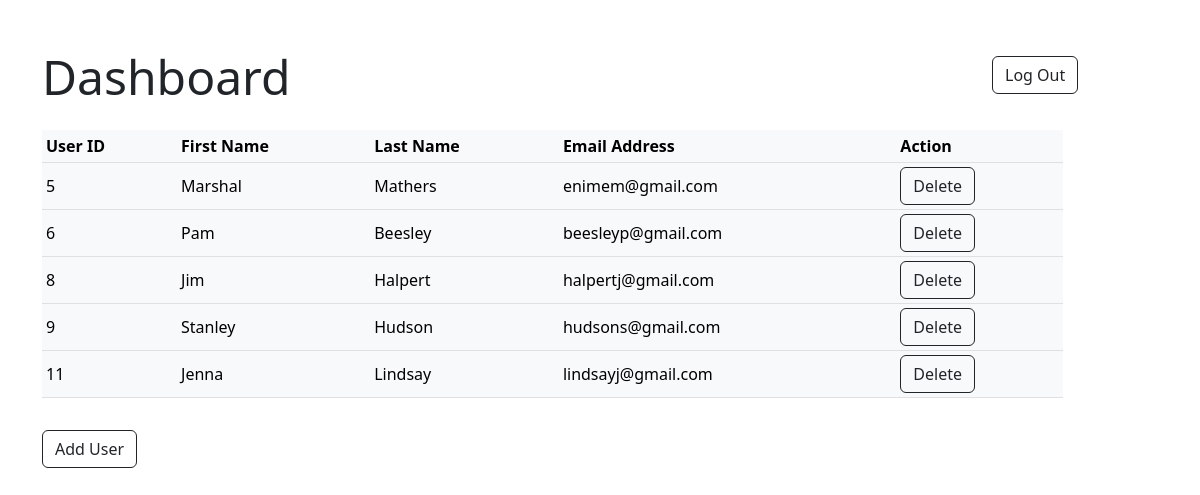
The page /content/index.php (signed in) on the database its author committed.
### tables this page shows
CREATE TABLE `Users` (
  `UserID` int(11) NOT NULL,
  `FirstName` varchar(100) NOT NULL,
  `LastName` varchar(100) NOT NULL,
  `EmailAddress` varchar(100) NOT NULL,
  `Password` varchar(100) NOT NULL
);

### content/index.php (the view, shortened to what this page needs)
<!DOCTYPE html>
<html lang="en">
    <head>
        <link href="https://cdn.jsdelivr.net/npm/bootstrap@5.3.0-alpha1/dist/css/bootstrap.min.css" rel="stylesheet">
        <link rel="stylesheet" href="./css/styles.css">
    </head>
    <body>
        <?php
            require('../include/database.inc.php');
            $Query = "SELECT *
                      FROM `Users`";
            $Result = mysqli_query($Conn, $Query);
        ?>
        <div class="container mt-5">
            <div class="row">
                <div class="col-10">
                    <h1 class="display-5">Dashboard</h1>
                </div>
                <div class="col pt-2">
                    <button onclick="window.location.href='../include/logout.inc.php';" class="btn btn-outline-dark">Log Out</button>
                </div>
            </div>
            <div class="row mt-3">
                <div class="col-11">
                    <table class="table table-sm table-light table-hover align-middle">
                        <thead>
                            <tr>
                                <th scope="col">User ID</th>
                                <th scope="col">First Name</th>
                                <th scope="col">Last Name</th>
                                <th scope="col">Email Address</th>
                                <th scope="col">Action</th>
                            </tr>
                        </thead>
                        <tbody>
                            <?php while ($Row = mysqli_fetch_array($Result)):; ?>
                            <tr>
                                <td><?php echo $Row['UserID']; ?></td>
                                <td><?php echo $Row['FirstName']; ?></td>
                                <td><?php echo $Row['LastName']; ?></td>
                                <td><?php echo $Row['EmailAddress']; ?></td>
                                <td>
                                    <a class="btn btn-outline-dark" href="../include/delete.inc.php?UserID=<?php echo $Row['UserID']; ?>">Delete</a>
                                </td>
                            </tr>
                            <?php endwhile; ?>
                        </tbody>
                    </table>
                </div>
                <div class="col"></div>
            </div>
            <div class="row mt-3">
                <div class="col">
                    <form method="post">
                        <button name="AddUser" class="btn btn-outline-dark">Add User</button>
                    </form>
                </div>
            </div>
        </div>
    </body>
</html>

### rows shown on the page
users: UserID "5", FirstName "Marshal", LastName "Mathers", EmailAddress "enimem@gmail.com"
users: UserID "6", FirstName "Pam", LastName "Beesley", EmailAddress "beesleyp@gmail.com"
users: UserID "8", FirstName "Jim", LastName "Halpert", EmailAddress "halpertj@gmail.com"
users: UserID "9", FirstName "Stanley", LastName "Hudson", EmailAddress "hudsons@gmail.com"
users: UserID "11", FirstName "Jenna", LastName "Lindsay", EmailAddress "lindsayj@gmail.com"
